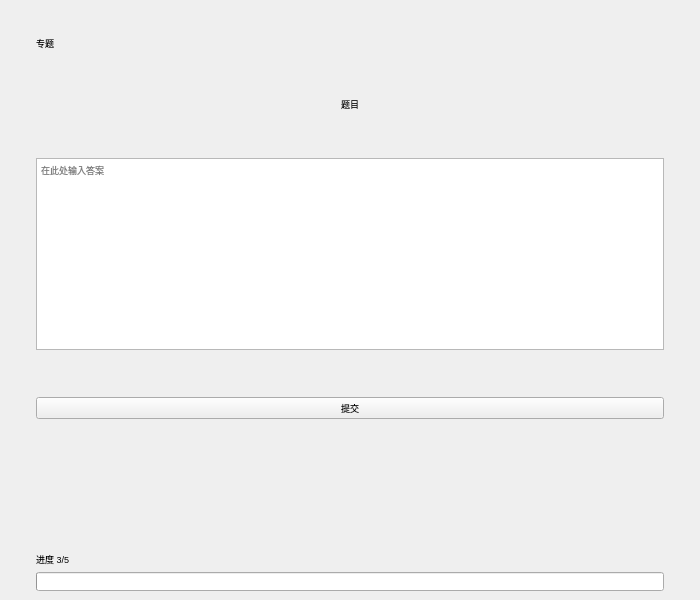
<?xml version="1.0" encoding="UTF-8"?>
<ui version="4.0">
 <class>PageExam</class>
 <widget class="QWidget" name="PageExam">
  <property name="geometry">
   <rect>
    <x>0</x>
    <y>0</y>
    <width>700</width>
    <height>600</height>
   </rect>
  </property>
  <property name="font">
   <font>
    <pointsize>7</pointsize>
   </font>
  </property>
  <property name="windowTitle">
   <string>Form</string>
  </property>
  <layout class="QVBoxLayout" name="verticalLayout">
   <property name="leftMargin">
    <number>36</number>
   </property>
   <property name="topMargin">
    <number>36</number>
   </property>
   <property name="rightMargin">
    <number>36</number>
   </property>
   <property name="bottomMargin">
    <number>9</number>
   </property>
   <item>
    <widget class="SubtitleLabel" name="titleLabel">
     <property name="text">
      <string>专题</string>
     </property>
    </widget>
   </item>
   <item>
    <spacer name="verticalSpacer_3">
     <property name="orientation">
      <enum>Qt::Vertical</enum>
     </property>
     <property name="sizeHint" stdset="0">
      <size>
       <width>20</width>
       <height>40</height>
      </size>
     </property>
    </spacer>
   </item>
   <item>
    <widget class="TitleLabel" name="questionLabel">
     <property name="text">
      <string>题目</string>
     </property>
     <property name="alignment">
      <set>Qt::AlignCenter</set>
     </property>
    </widget>
   </item>
   <item>
    <spacer name="verticalSpacer_4">
     <property name="orientation">
      <enum>Qt::Vertical</enum>
     </property>
     <property name="sizeHint" stdset="0">
      <size>
       <width>20</width>
       <height>40</height>
      </size>
     </property>
    </spacer>
   </item>
   <item>
    <widget class="TextEdit" name="answerEdit">
     <property name="sizePolicy">
      <sizepolicy hsizetype="Expanding" vsizetype="Expanding">
       <horstretch>0</horstretch>
       <verstretch>0</verstretch>
      </sizepolicy>
     </property>
     <property name="minimumSize">
      <size>
       <width>0</width>
       <height>100</height>
      </size>
     </property>
     <property name="maximumSize">
      <size>
       <width>16777215</width>
       <height>200</height>
      </size>
     </property>
     <property name="placeholderText">
      <string>在此处输入答案</string>
     </property>
    </widget>
   </item>
   <item>
    <spacer name="verticalSpacer_2">
     <property name="orientation">
      <enum>Qt::Vertical</enum>
     </property>
     <property name="sizeHint" stdset="0">
      <size>
       <width>20</width>
       <height>40</height>
      </size>
     </property>
    </spacer>
   </item>
   <item>
    <widget class="TransparentPushButton" name="enterButton">
     <property name="text">
      <string>提交</string>
     </property>
    </widget>
   </item>
   <item>
    <spacer name="verticalSpacer">
     <property name="orientation">
      <enum>Qt::Vertical</enum>
     </property>
     <property name="sizeHint" stdset="0">
      <size>
       <width>20</width>
       <height>40</height>
      </size>
     </property>
    </spacer>
   </item>
   <item>
    <widget class="BodyLabel" name="progressLabel">
     <property name="minimumSize">
      <size>
       <width>0</width>
       <height>100</height>
      </size>
     </property>
     <property name="maximumSize">
      <size>
       <width>16777215</width>
       <height>100</height>
      </size>
     </property>
     <property name="text">
      <string>进度 3/5</string>
     </property>
     <property name="alignment">
      <set>Qt::AlignBottom|Qt::AlignLeading|Qt::AlignLeft</set>
     </property>
    </widget>
   </item>
   <item>
    <widget class="ProgressBar" name="progressBar"/>
   </item>
  </layout>
 </widget>
 <customwidgets>
  <customwidget>
   <class>PushButton</class>
   <extends>QPushButton</extends>
   <header>qfluentwidgets</header>
  </customwidget>
  <customwidget>
   <class>TransparentPushButton</class>
   <extends>PushButton</extends>
   <header>qfluentwidgets</header>
  </customwidget>
  <customwidget>
   <class>BodyLabel</class>
   <extends>QLabel</extends>
   <header>qfluentwidgets</header>
  </customwidget>
  <customwidget>
   <class>SubtitleLabel</class>
   <extends>QLabel</extends>
   <header>qfluentwidgets</header>
  </customwidget>
  <customwidget>
   <class>TitleLabel</class>
   <extends>QLabel</extends>
   <header>qfluentwidgets</header>
  </customwidget>
  <customwidget>
   <class>ProgressBar</class>
   <extends>QProgressBar</extends>
   <header>qfluentwidgets</header>
  </customwidget>
  <customwidget>
   <class>TextEdit</class>
   <extends>QTextEdit</extends>
   <header>qfluentwidgets</header>
  </customwidget>
 </customwidgets>
 <resources/>
 <connections/>
</ui>
